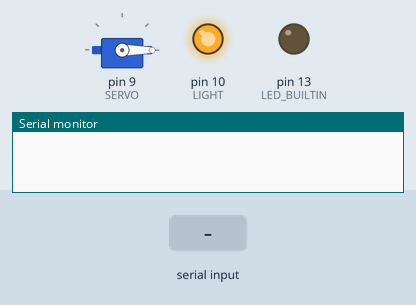
This sketch was run on a simulated Arduino Uno, built with avr-gcc and run on an emulated ATmega328P. Shown: servo, output pins drawn as LEDs (lit = HIGH), the last lines printed to the serial monitor. The test bench sets the inputs (shaded band).

Above: at 1.2 s.
1.3 s: "BARRIER OPEN" received over Serial
At 2.6 s:
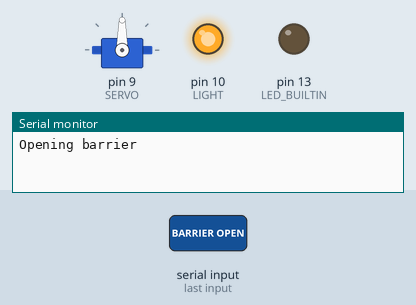
3.8 s: "LIGHT GREEN" received over Serial
At 5.7 s:
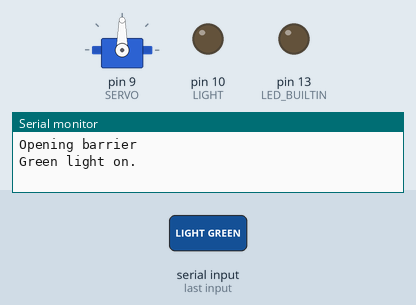
6.3 s: "BARRIER CLOSE" received over Serial
At 7.7 s:
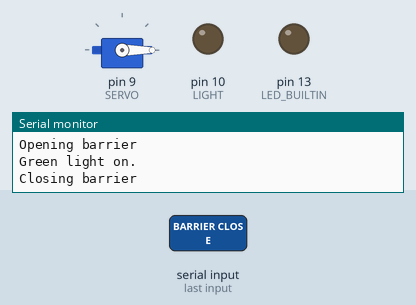
8.8 s: "SIGOPEN" received over Serial
At 10.6 s:
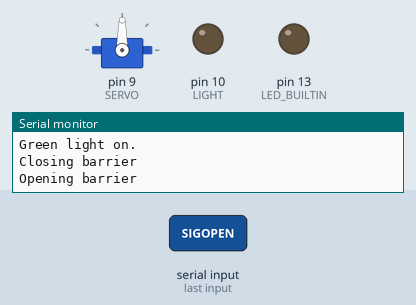
Timing chart, 0 to 12.1 s (numbered marks = the images above; inputs shaded):
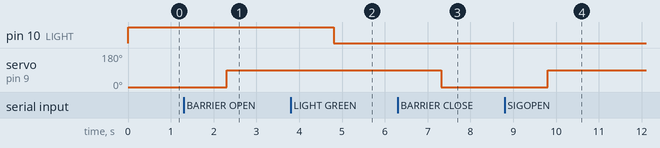

The sketch:

arduino_src.ino
```cpp
/*
 *  ARDUINO ANPR PHYSICAL INTERFACE
 *  PROD BY MCCMNC
 */

#include <Servo.h>

#define LIGHT 10
#define SERVO 9

bool green_light = false; //when false - red, true - green

Servo servo;
int servo_pos = 0;

void accessBarrier(bool set){
  if(set){
    Serial.println("Opening barrier");
    servo.write(90);
  }else{
    Serial.println("Closing barrier");
    servo.write(0);
  }
}

void light(bool lightmode){
  if(lightmode){
    digitalWrite(LIGHT, 0);
    Serial.println("Green light on.");
  }else{
    digitalWrite(LIGHT, 1);
    Serial.println("Red light on.");
  }
}

void setup() {
  pinMode(LED_BUILTIN, OUTPUT);
  pinMode(LIGHT, OUTPUT);
  digitalWrite(LIGHT, 1);

  servo.attach(SERVO);
  Serial.begin(9600);
  servo.write(0);
}

void loop() {
  if(Serial.available() > 0){
    String request = Serial.readString();
    request.trim();

    if (request.equals("BARRIER OPEN")) {
          accessBarrier(true);
        } else if (request.equals("BARRIER CLOSE")) {
          accessBarrier(false);
        } else if (request.equals("LIGHT GREEN")) {
          light(true);
        } else if (request.equals("LIGHT RED")) {
          light(false);
        } else if (request.equals("SIGOPEN")){
          accessBarrier(true);
          delay(2000);
          light(true);
        } else if (request.equals("SIGCLOSE")){
          light(false);
          delay(2000);
          accessBarrier(false);
        } else {
          Serial.println("Incorrect command.");
        }
  }
}
```

Measured:
- after the input at 1.3 s, servo on pin 9 (SERVO): 0° → 90° after 1.0 s
- after the input at 3.8 s, pin 10 (LIGHT): HIGH → LOW after 1.0 s
- after the input at 6.3 s, servo on pin 9 (SERVO): 90° → 0° after 1.0 s
- after the input at 8.8 s, servo on pin 9 (SERVO): 0° → 90° after 1.0 s
